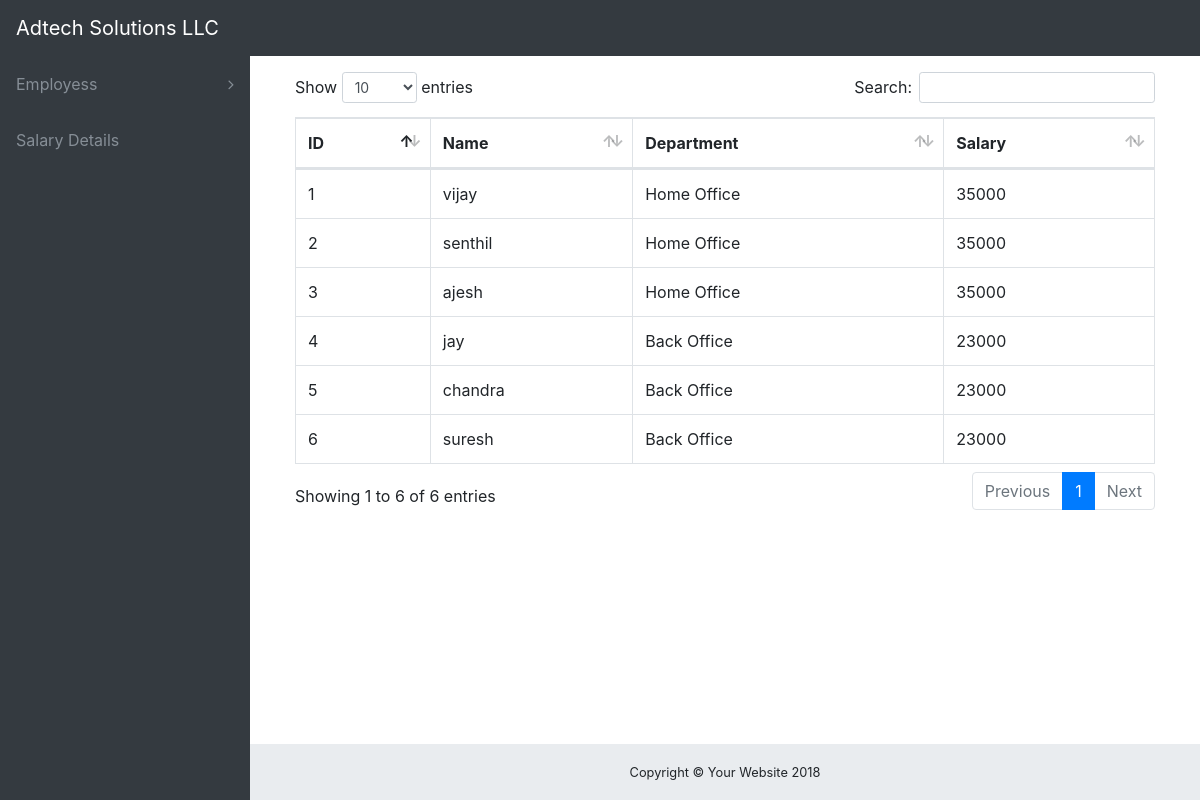
/employee_details.php, run on the app's committed database.
### tables this page shows
CREATE TABLE `emp_details` (
  `emp_id` int(11) NOT NULL AUTO_INCREMENT,
  `emp_name` varchar(255) NOT NULL,
  `emp_dept` int(11) NOT NULL,
  PRIMARY KEY (`emp_id`)
);

CREATE TABLE `emp_department` (
  `dept_id` int(11) NOT NULL AUTO_INCREMENT,
  `dept_name` varchar(125) NOT NULL,
  `salary` int(11) NOT NULL,
  PRIMARY KEY (`dept_id`)
);

### employee_details.php (the view, shortened to what this page needs)
<?php
require_once("config.php");
?>
<!DOCTYPE html>
<html lang="en">
<head>
  <link href="vendor/bootstrap/css/bootstrap.min.css" rel="stylesheet">
  <link href="vendor/font-awesome/css/font-awesome.min.css" rel="stylesheet" type="text/css">
  <link href="vendor/datatables/dataTables.bootstrap4.css" rel="stylesheet">
  <link href="https://cdnjs.cloudflare.com/ajax/libs/selectize.js/0.12.4/css/selectize.css" rel="stylesheet">
  <link href="https://cdnjs.cloudflare.com/ajax/libs/selectize.js/0.12.4/css/selectize.legacy.css" rel="stylesheet">
  <link href="css/sb-admin.css" rel="stylesheet">
</head>
<body class="fixed-nav sticky-footer bg-dark" id="page-top">
<?php require_once("menu.php");?>
  <div class="content-wrapper">
    <div class="container-fluid">
  <div class="container">
          <div class="table-responsive">
            <table class="table table-bordered" id="dataTable" width="100%" cellspacing="0">
              <thead>
                <tr>
				  <th>ID</th>
                  <th>Name</th>
                  <th>Department</th>
                  <th>Salary</th>
                </tr>
              </thead>
              <tbody>
 			<?php
				$sql = "SELECT ed.emp_id,ed.emp_name,edep.dept_name,edep.salary from emp_details ed,emp_department edep
						where ed.emp_dept=edep.dept_id";
				$result = $conn->query($sql);
				if ($result->num_rows > 0) {
					while($row = $result->fetch_assoc()) {
						echo "<tr><td>".$row['emp_id']."</td><td>".$row['emp_name']."</td><td>".$row['dept_name']."</td><td>".$row['salary']."</td></tr>";
					}
				} else {
					echo "0 results";
				}
			?>
              </tbody>
            </table>
          </div>
  </div>
      </div>
    </div>
    <footer class="sticky-footer">
      <div class="container">
        <div class="text-center">
          <small>Copyright © Your Website 2018</small>
        </div>
      </div>
    </footer>
</body>
</html>

### menu.php (shortened to what this page needs)
<nav class="navbar navbar-expand-lg navbar-dark bg-dark fixed-top" id="mainNav">
  <a class="navbar-brand" href="index.html">Adtech Solutions LLC</a>
  <div class="collapse navbar-collapse" id="navbarResponsive">
    <ul class="navbar-nav navbar-sidenav" id="exampleAccordion">
      <li class="nav-item" data-toggle="tooltip" data-placement="right" title="Components">
        <a class="nav-link nav-link-collapse collapsed" data-toggle="collapse" href="#collapseComponents" data-parent="#exampleAccordion">
          <span class="nav-link-text">Employess</span>
        </a>
      </li>
      <li class="nav-item" data-toggle="tooltip" data-placement="right" title="Dashboard">
        <a class="nav-link" href="salary_details.php">
          <span class="nav-link-text">Salary Details</span>
        </a>
      </li>
    </ul>
  </div>
</nav>

### css/sb-admin.css (style rules this page uses)
html { position: relative; min-height: 100%; }
body { overflow-x: hidden; }
body.sticky-footer { margin-bottom: 56px; }
body.sticky-footer .content-wrapper { min-height: calc(100vh - 56px - 56px); }
body.fixed-nav { padding-top: 56px; }
.content-wrapper { min-height: calc(100vh - 56px); padding-top: 1rem; }
#mainNav .navbar-collapse { overflow: auto; max-height: 75vh; }
#mainNav .navbar-collapse .navbar-nav .nav-item .nav-link { cursor: pointer; }
#mainNav .navbar-collapse .navbar-sidenav .nav-link-collapse:after { float: right; content: '\f107'; font-family: 'FontAwesome'; }
#mainNav .navbar-collapse .navbar-sidenav .nav-link-collapse.collapsed:after { content: '\f105'; }
@media (min-width: 992px) { #mainNav .navbar-brand { width: 250px; } }
@media (min-width: 992px) { #mainNav .navbar-collapse { overflow: visible; max-height: none; } }
@media (min-width: 992px) { #mainNav .navbar-collapse .navbar-sidenav { position: absolute; top: 0; left: 0; -webkit-flex-direction: column; -ms-flex-direction: column; flex-direction: column; margin-top: 56px; } }
@media (min-width: 992px) { #mainNav .navbar-collapse .navbar-sidenav > .nav-item { width: 250px; padding: 0; } }
@media (min-width: 992px) { #mainNav .navbar-collapse .navbar-sidenav > .nav-item > .nav-link { padding: 1em; } }
@media (min-width: 992px) { #mainNav.fixed-top .navbar-sidenav { height: calc(100vh - 112px); } }
.content-wrapper { overflow-x: hidden; background: white; }
@media (min-width: 992px) { .content-wrapper { margin-left: 250px; } }
#mainNav.navbar-dark .navbar-collapse .navbar-sidenav .nav-link-collapse:after { color: #868e96; }
#mainNav.navbar-dark .navbar-collapse .navbar-sidenav > .nav-item > .nav-link { color: #868e96; }
@media (min-width: 992px) { #mainNav.navbar-dark .navbar-collapse .navbar-sidenav { background: #343a40; } }
footer.sticky-footer { position: absolute; right: 0; bottom: 0; width: 100%; height: 56px; background-color: #e9ecef; line-height: 55px; }
@media (min-width: 992px) { footer.sticky-footer { width: calc(100% - 250px); } }

### data on the page
emp_details: emp_id "1", emp_name "vijay", emp_department.dept_name "Home Office", emp_department.salary "35000"
emp_details: emp_id "2", emp_name "senthil", emp_department.dept_name "Home Office", emp_department.salary "35000"
emp_details: emp_id "3", emp_name "ajesh", emp_department.dept_name "Home Office", emp_department.salary "35000"
emp_details: emp_id "4", emp_name "jay", emp_department.dept_name "Back Office", emp_department.salary "23000"
emp_details: emp_id "5", emp_name "chandra", emp_department.dept_name "Back Office", emp_department.salary "23000"
emp_details: emp_id "6", emp_name "suresh", emp_department.dept_name "Back Office", emp_department.salary "23000"
